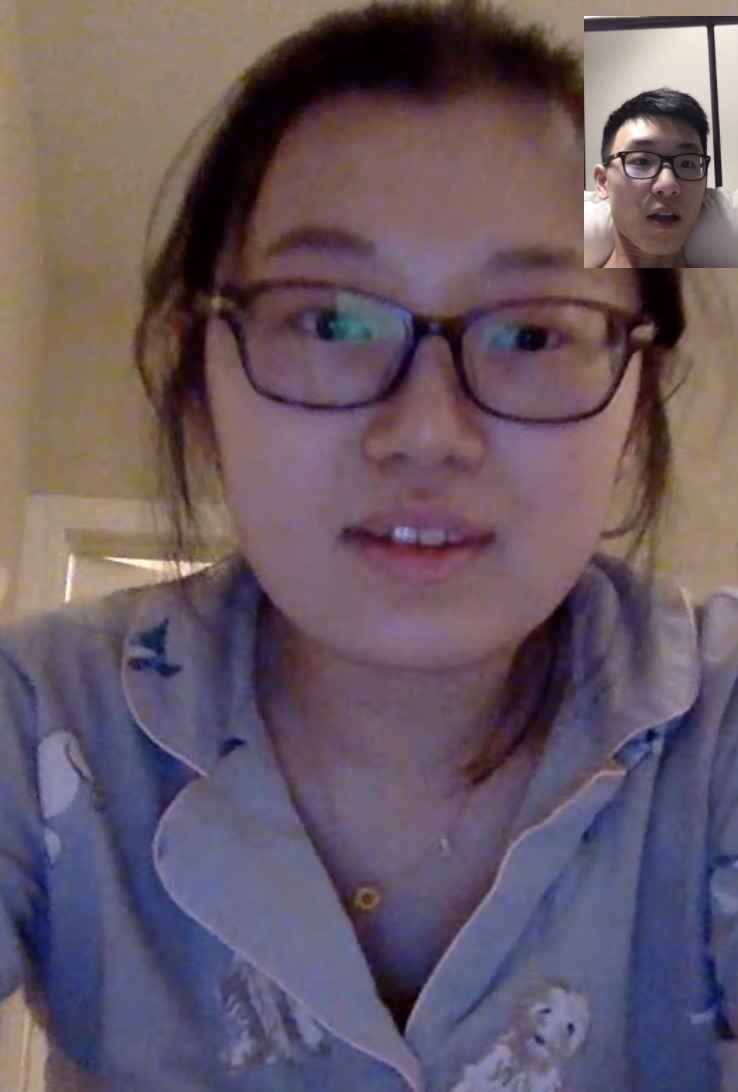
#> input picture sentdex OpenCV with Python for Image and Video Analysis/image.jpg, 738 x 1092 px, given in place of the camera
$ jupyter execute 'Blurring and Smoothing - OpenCV with Python for Image and Video Analysis 8.ipynb'   (text cells are left out)
#> lines starting #> are read from the running program, lines starting #| are printed output that depends on the picture; after the words box and inside, x2 and y2 are one past the last pixel; in counts of white or black regions, pixels touching at a corner belong together
[cell 1]
import cv2
import numpy as np

[cell 2]
cap = cv2.VideoCapture(0)

while True:
    _, frame = cap.read()
#> frame is the input picture: shape (1092, 738, 3); mean B, G, R 98.8, 88.4, 103.3
    hsv = cv2.cvtColor(frame, cv2.COLOR_BGR2HSV)
#> hsv: shape (1092, 738, 3); mean H, S, V 95.9, 82.7, 115.6

    lower_red = np.array([0,0,0])
    upper_red = np.array([255,255,255])


#   这里我们创建的mask是全范围的，也就是一张白纸，因此它不会过滤掉任何东西
    mask = cv2.inRange(hsv, lower_red, upper_red)
#> mask: shape (1092, 738); every value is 255
    res = cv2.bitwise_and(frame, frame, mask=mask)

    cv2.imshow('frame', frame)
    cv2.imshow('mask', mask)
    cv2.imshow('res', res)

    k = cv2.waitKey(5) & 0xFF
#> (key Esc is pressed here)
    if k == 27:
        break

cv2.destroyAllWindows()
cap.release()

[cell 3]
cap = cv2.VideoCapture(0)

while True:
    _, frame = cap.read()
    hsv = cv2.cvtColor(frame, cv2.COLOR_BGR2HSV)

    lower_blue = np.array([80,0,0])
    upper_blue = np.array([130,255,255])


#   这里我们创建的mask是全范围的，也就是一张白纸，因此它不会过滤掉任何东西
    mask = cv2.inRange(hsv, lower_blue, upper_blue)
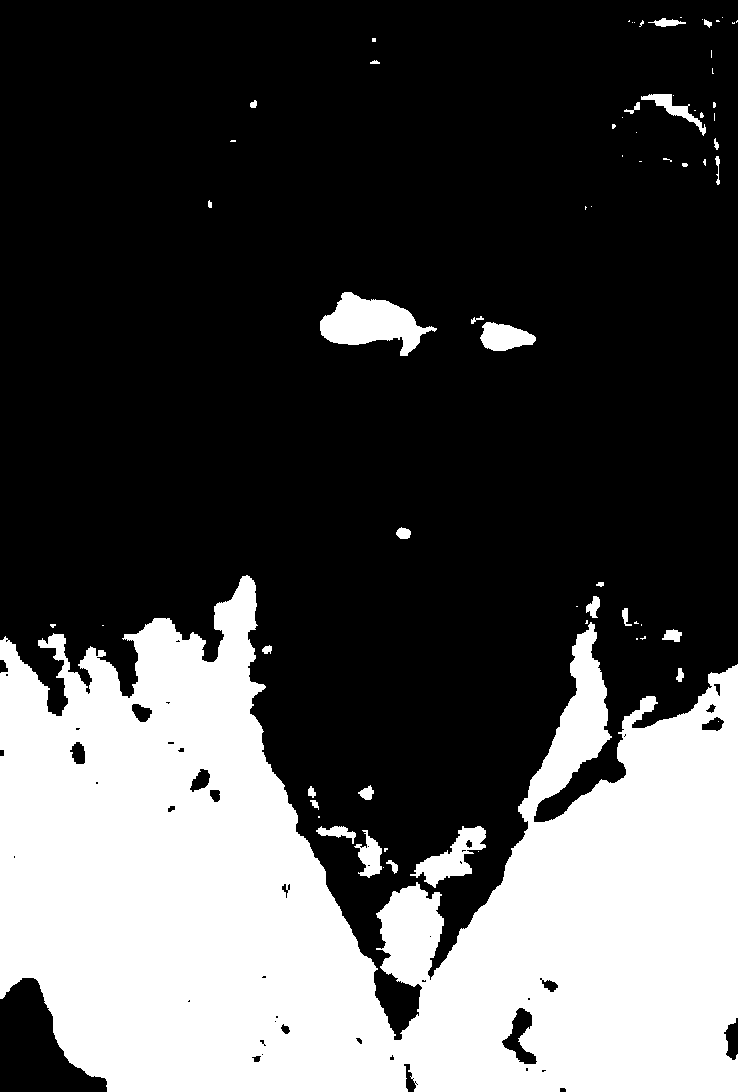
#> mask: shape (1092, 738); 30.9% white; 69 white regions (41 under 20 px), largest, box (x1, y1, x2, y2) and area: (0, 575, 738, 1092) 238586, (320, 292, 437, 356) 3934, (410, 826, 486, 888) 1853
    res = cv2.bitwise_and(frame, frame, mask=mask)
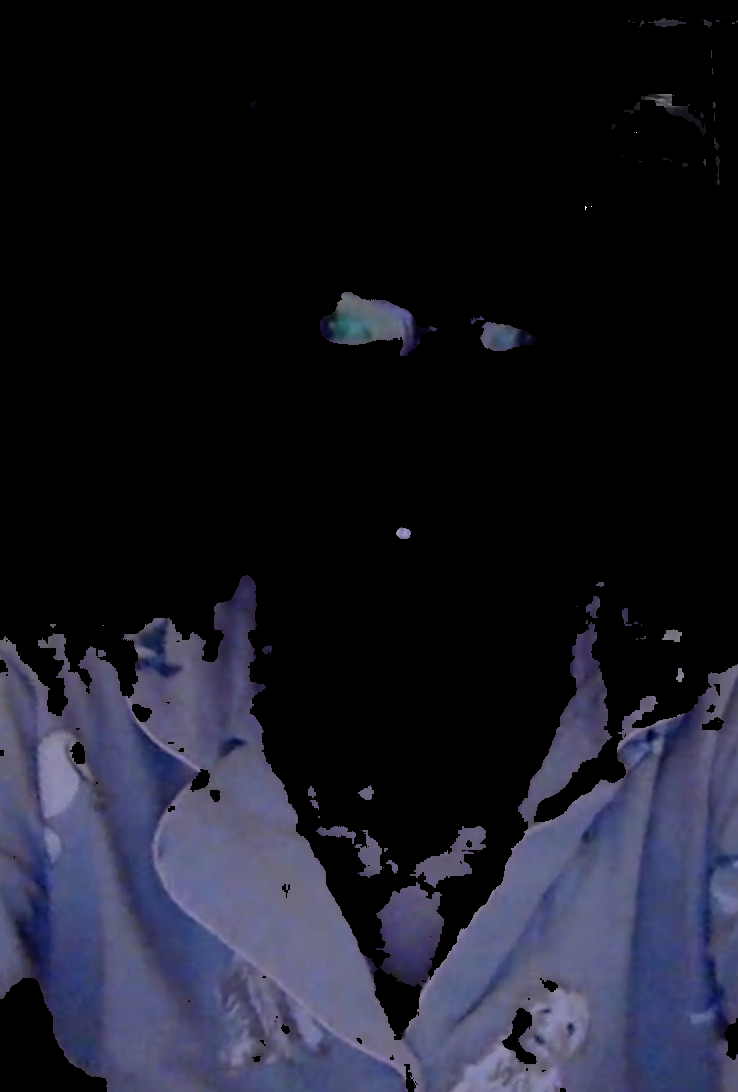
#> res: shape (1092, 738, 3); mean B, G, R 36.7, 25.6, 25.1

    cv2.imshow('frame', frame)
    cv2.imshow('mask', mask)
    cv2.imshow('res', res)

    k = cv2.waitKey(5) & 0xFF
#> (key Esc is pressed here)
    if k == 27:
        break

cv2.destroyAllWindows()
cap.release()

[cell 4]
cap = cv2.VideoCapture(0)

while True:
    _, frame = cap.read()
    hsv = cv2.cvtColor(frame, cv2.COLOR_BGR2HSV)

    lower_blue = np.array([80,0,0])
    upper_blue = np.array([130,255,255])


#   这里我们创建的mask是全范围的，也就是一张白纸，因此它不会过滤掉任何东西
    mask = cv2.inRange(hsv, lower_blue, upper_blue)
    res = cv2.bitwise_and(frame, frame, mask=mask)

    cv2.imshow('frame', frame)
    cv2.imshow('mask', mask)
    cv2.imshow('res', res)

    k = cv2.waitKey(5) & 0xFF
#> (key Esc is pressed here)
